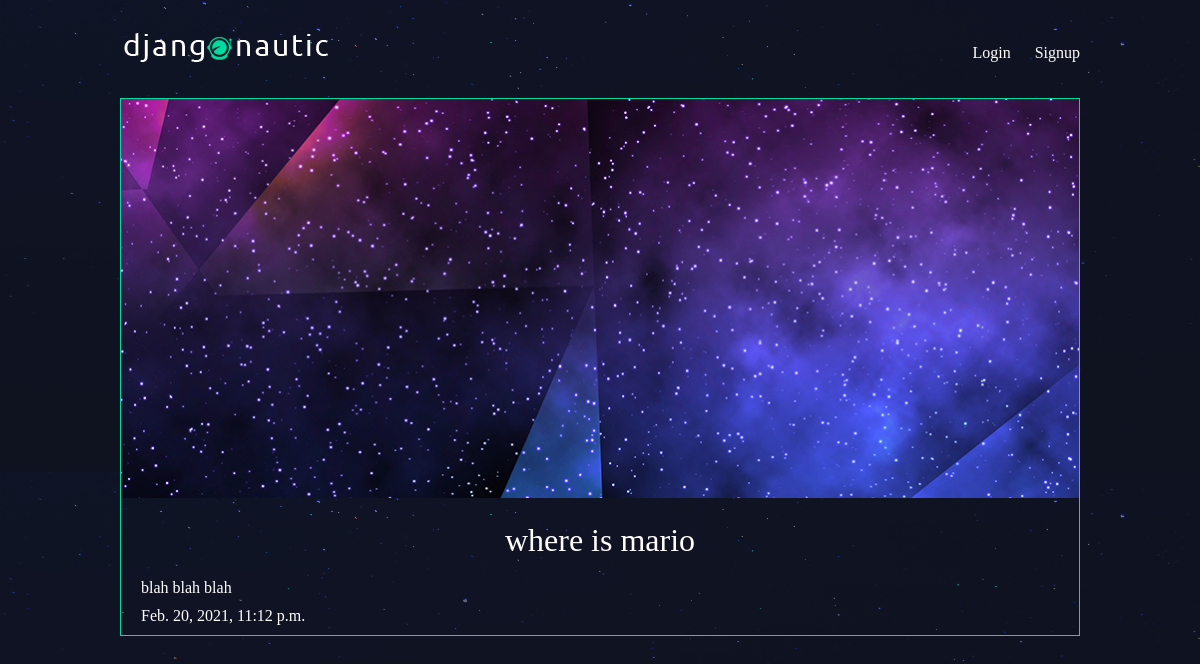
/articles/where-is-mario/, run on the app's committed database.
### articles/models.py (models this page shows, shortened)
class Article(models.Model):  # Different Field Types go to django Documentation
    title = models.CharField(max_length=100)
    slug = models.SlugField()
    body = models.TextField()
    date = models.DateTimeField(auto_now_add=True)
    thumb = models.ImageField(default='default.png', blank=True) # default pic and field can be empty
    author = models.ForeignKey(User, on_delete=models.CASCADE, default=None)

### articles/views.py (the view)
# urls.py: path('<slug:slug>/', views.article_detail, name="detail"),
def article_detail(request, slug):
    article = Article.objects.get(slug=slug) # finds article with matching slug
    return render(request, 'articles/article_detail.html', {'article':article})

### articles/templates/articles/article_detail.html
{% extends 'base_layout.html' %}
{% block content %}
  <div class="article-detail">
    <div class="article">
      <img src="{{ article.thumb.url }}" alt="article thumbnail">
      <h2>{{ article.title }}</h2>
      <p>{{ article.body }}</p>
      <p> {{ article.date }}</p>
    </div>
</div>
{% endblock %}

### assets/styles.css (style rules this page uses)
body { background-color: #0f121f; background-image: url(/static/stars.png); background-repeat-y: no-repeat; color: #fff; }
body * { font-family: Ubuntu; }
h1, h2, h3, h4, h5 { font-weight: normal; margin: 0; }
.article { padding: 10px; border: 1px solid #00dba0; position: relative; padding-bottom: 40px; }
.article h2 { font-size: 1.2em; }
.article-detail .article { padding: 0; }
.article-detail .article img { max-width: 100%; }
.article-detail .article h2 { text-align: center; margin: 20px auto; font-size: 2em }
.article-detail .article p { margin: 10px 20px }

### data on the page
Article: thumb (picture), title "where is mario", body "blah blah blah", date "Feb. 20, 2021, 11:12 p.m."
